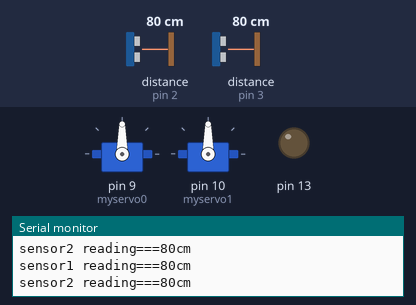
This sketch was run on a simulated Arduino Uno, built with avr-gcc and run on an emulated ATmega328P. Shown: 2 × servo, output pins drawn as LEDs (lit = HIGH), the last lines printed to the serial monitor. Wiring (inferred from the names in the program): 2 × ultrasonic range finder: trigger pin 2, echo pin 2 / trigger pin 3, echo pin 3. Dashed ring = blinking. Inputs (shaded band) come from the test bench; at power-on: distance to the obstacle (sensors on pin 2, pin 3) 80 cm. The echo pulse lasts 58.3 µs per cm.

Above: at 1.2 s.
1.3 s: distance to the obstacle (sensor on pin 2) set to 33 cm
4.3 s: distance to the obstacle (sensor on pin 2) set to 29 cm
At 4.61 s:
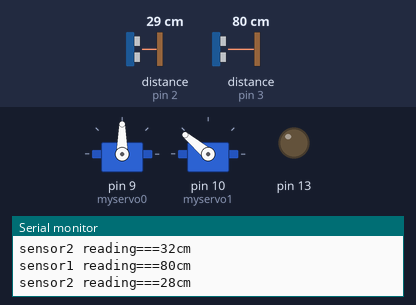
7.3 s: distance to the obstacle (sensor on pin 3) set to 2 cm
At 8.43 s:
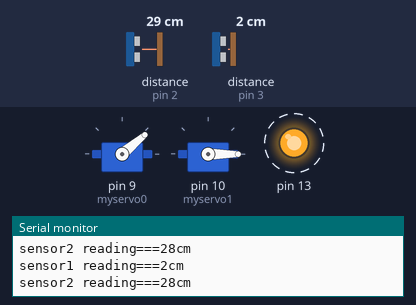
10.3 s: distance to the obstacle (sensor on pin 3) set to 250 cm
At 10.56 s:
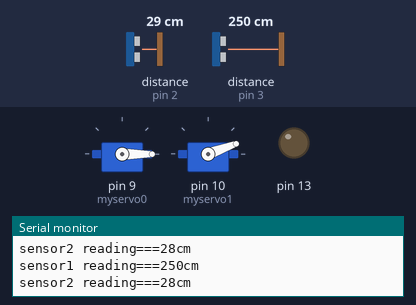
13.3 s: distance to the obstacle (sensor on pin 3) set to 4 cm
At 13.82 s:
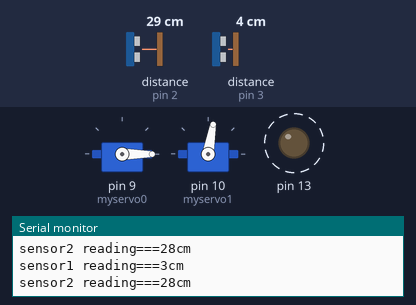
16.3 s: distance to the obstacle (sensor on pin 2) set to 2 cm
Timing chart, 0 to 66.8 s (numbered marks = the images above; inputs shaded):
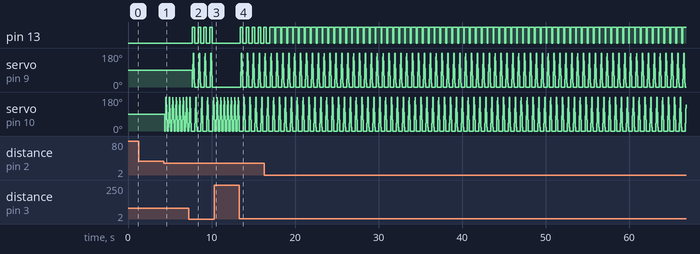

The sketch:

ardi.ino
```cpp
const int bill =2;
const int ping[bill]={3,2};
#include <Servo.h>
Servo myservo0;
Servo myservo1;
int pos = 0;
int tilld = 30;
int buzzd = 10;
void setup()
{

  pinMode(13, OUTPUT);
  myservo0.attach(9);
  myservo1.attach(10);
  // initialize serial communication:
  Serial.begin(9600);
}

void loop()
{
  long duration[bill],cm[bill];
  for(int i=0;i<bill;i++)
  {
  pinMode(ping[i], OUTPUT);
  digitalWrite(ping[i], LOW);
  delayMicroseconds(2);
  digitalWrite(ping[i], HIGH);
  delayMicroseconds(5);
  digitalWrite(ping[i], LOW);

  pinMode(ping[i], INPUT);
  duration[i] = pulseIn(ping[i], HIGH);

  cm[i] = microsecondsToCentimeters(duration[i]);

  Serial.print("sensor");
  Serial.print(i+1);
  Serial.print(" reading");
  Serial.print("===");
  Serial.print(cm[i]);
  Serial.print("cm");
  Serial.println();
  }
  for(int i=0;i<bill;i++)
  {
    if(i==0)
 {
      if((cm[i]<tilld)&&(cm[i]>0))
    {

        if(cm[i]<buzzd)
            digitalWrite(13, HIGH);
        for (pos = 0; pos <= 180; pos=pos+20)
        {

          myservo0.write(pos);
          delay(15);

        }
        for (pos = 180; pos >= 0; pos=pos-20)
        {
          myservo0.write(pos);
          delay(15);

        }

        if(cm[i]<buzzd)
            digitalWrite(13, LOW);
     }

 }
  else
  {
       if((cm[i]<tilld)&&(cm[i]>0))
    {

        if(cm[i]<buzzd)
            digitalWrite(13, HIGH);
        for (pos = 0; pos <= 180; pos=pos+20)
        {
          myservo1.write(pos);
          delay(15);

        }
        for (pos = 180; pos >= 0; pos=pos-20)
        {
          myservo1.write(pos);
                   delay(15);
        }
         if(cm[i]<buzzd)
            digitalWrite(13, LOW);
     }


  }
  }
  Serial.println();

 delay(100);
}
long microsecondsToCentimeters(long microseconds)
{
  return microseconds / 29 / 2;

}
```

Measured:
- the behaviour switches between 31 and 30 cm on distance to the obstacle (sensor on pin 2) (found by bisection; images 0 and 1)
- after the input at 7.3 s, pin 13: alternates HIGH for 0.30 s and LOW for 0.41 s, starting after 0.38 s; servo on pin 9 (myservo0): 90° → 0° after 0.38 s, then repeats every 0.71 s: 40° 0.03 s, 80° 0.03 s, 120° 0.03 s, 160° 0.02 s, 180° 0.05 s, 140° 0.03 s, 100° 0.02 s, 80° 0.02 s, 60° 0.03 s, 20° 0.03 s, 0° 0.44 s
- after the input at 10.3 s, pin 13: stops changing and stays LOW; servo on pin 9 (myservo0): stops changing and stays 0°
- after the input at 13.3 s, pin 13: alternates HIGH for 0.30 s and LOW for 0.41 s, starting after 0.15 s; servo on pin 9 (myservo0): 0° → 40° after 0.18 s, then repeats every 0.71 s: 80° 0.03 s, 120° 0.03 s, 160° 0.02 s, 180° 0.05 s, 140° 0.03 s, 100° 0.02 s, 80° 0.02 s, 60° 0.03 s, 20° 0.03 s, 0° 0.44 s, 40° 0.03 s
